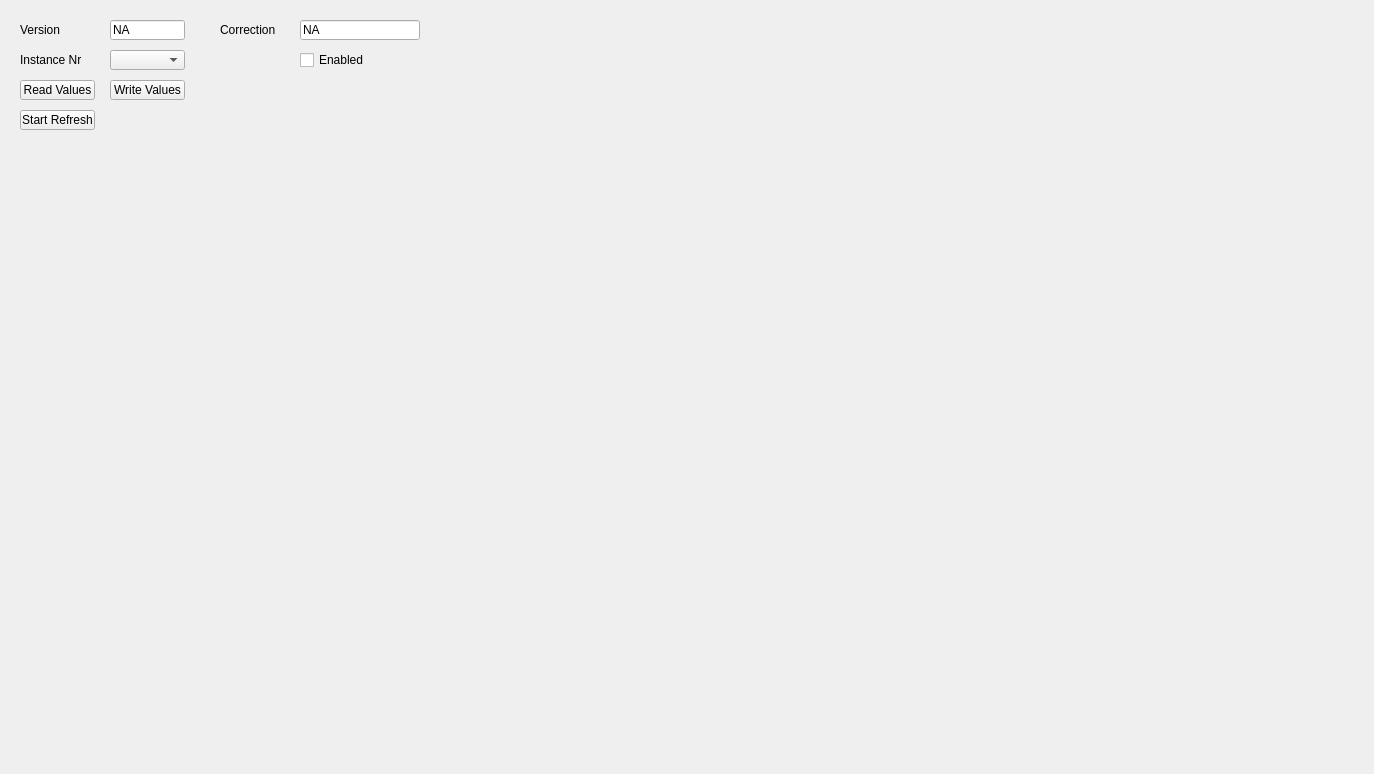
<?xml version="1.0" encoding="UTF-8"?>
<ui version="4.0">
 <class>Ucm_DcfMasterTab</class>
 <widget class="QWidget" name="Ucm_DcfMasterTab">
  <property name="geometry">
   <rect>
    <x>0</x>
    <y>0</y>
    <width>1374</width>
    <height>774</height>
   </rect>
  </property>
  <property name="windowTitle">
   <string>Form</string>
  </property>
  <widget class="QLineEdit" name="DcfMasterCorrectionValue">
   <property name="enabled">
    <bool>true</bool>
   </property>
   <property name="geometry">
    <rect>
     <x>300</x>
     <y>20</y>
     <width>120</width>
     <height>20</height>
    </rect>
   </property>
   <property name="text">
    <string>NA</string>
   </property>
  </widget>
  <widget class="QLineEdit" name="DcfMasterVersionValue">
   <property name="enabled">
    <bool>true</bool>
   </property>
   <property name="geometry">
    <rect>
     <x>110</x>
     <y>20</y>
     <width>75</width>
     <height>20</height>
    </rect>
   </property>
   <property name="text">
    <string>NA</string>
   </property>
   <property name="readOnly">
    <bool>true</bool>
   </property>
  </widget>
  <widget class="QPushButton" name="DcfMasterAutoRefreshButton">
   <property name="geometry">
    <rect>
     <x>20</x>
     <y>110</y>
     <width>75</width>
     <height>20</height>
    </rect>
   </property>
   <property name="text">
    <string>Start Refresh</string>
   </property>
  </widget>
  <widget class="QLabel" name="DcfMasterInstanceLabel">
   <property name="geometry">
    <rect>
     <x>20</x>
     <y>50</y>
     <width>80</width>
     <height>20</height>
    </rect>
   </property>
   <property name="text">
    <string>Instance Nr</string>
   </property>
  </widget>
  <widget class="QLabel" name="DcfMasterCorrectionLabel">
   <property name="geometry">
    <rect>
     <x>220</x>
     <y>20</y>
     <width>80</width>
     <height>20</height>
    </rect>
   </property>
   <property name="text">
    <string>Correction</string>
   </property>
  </widget>
  <widget class="QPushButton" name="DcfMasterWriteValuesButton">
   <property name="geometry">
    <rect>
     <x>110</x>
     <y>80</y>
     <width>75</width>
     <height>20</height>
    </rect>
   </property>
   <property name="text">
    <string>Write Values</string>
   </property>
  </widget>
  <widget class="QComboBox" name="DcfMasterInstanceComboBox">
   <property name="geometry">
    <rect>
     <x>110</x>
     <y>50</y>
     <width>75</width>
     <height>20</height>
    </rect>
   </property>
  </widget>
  <widget class="QLabel" name="DcfMasterVersionLabel">
   <property name="geometry">
    <rect>
     <x>20</x>
     <y>20</y>
     <width>80</width>
     <height>20</height>
    </rect>
   </property>
   <property name="text">
    <string>Version</string>
   </property>
  </widget>
  <widget class="QPushButton" name="DcfMasterReadValuesButton">
   <property name="geometry">
    <rect>
     <x>20</x>
     <y>80</y>
     <width>75</width>
     <height>20</height>
    </rect>
   </property>
   <property name="text">
    <string>Read Values</string>
   </property>
  </widget>
  <widget class="QCheckBox" name="DcfMasterEnableCheckBox">
   <property name="geometry">
    <rect>
     <x>300</x>
     <y>50</y>
     <width>80</width>
     <height>20</height>
    </rect>
   </property>
   <property name="text">
    <string>Enabled</string>
   </property>
  </widget>
 </widget>
 <resources/>
 <connections/>
</ui>
